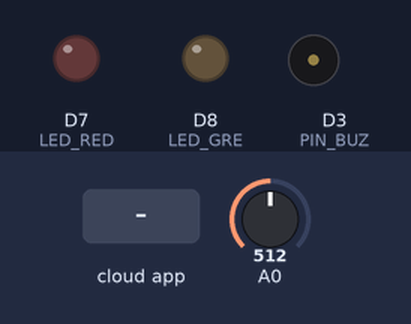
Bench run of a sketch on a simulated ESP8266 (NodeMCU). On the bench: output pins drawn as LEDs (lit = HIGH), buzzer (waves = sounding, pin HIGH). Inputs (shaded band) come from the test bench; at power-on: A0 = 512. WiFi joins after 1.5 s; servers stay silent unless stated; the Firebase database answers and starts empty; what the sketch prints to the serial monitor is not drawn.

Above: at 2.7 s.
2.8 s: the phone or cloud app sets Green to 1
At 6.6 s:
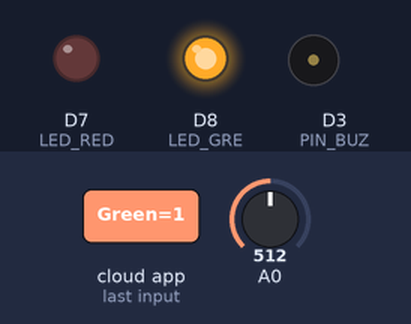
11.9 s: the phone or cloud app sets Red to 1
At 12.9 s:
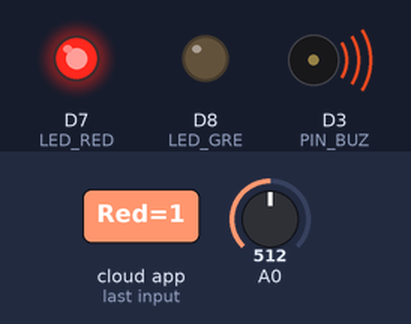
14.0 s: the phone or cloud app sets Red to 0
At 23.5 s:
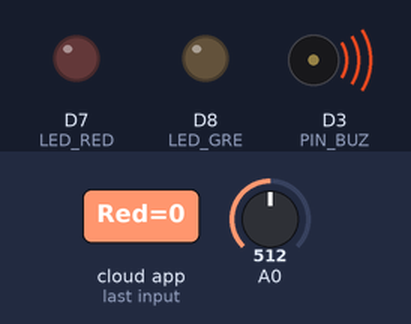
23.7 s: the phone or cloud app sets Green to 1
At 28.4 s:
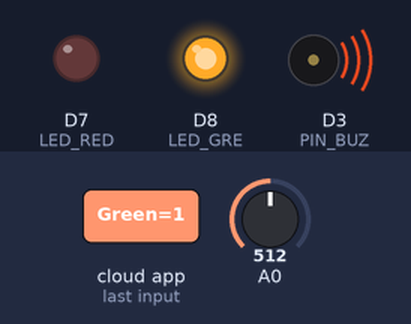
33.3 s: the phone or cloud app sets AUTO to true
At 48.3 s:
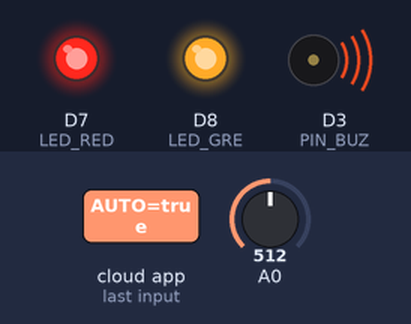
Timing chart, 0 to 49.8 s (numbered marks = the images above; inputs shaded):
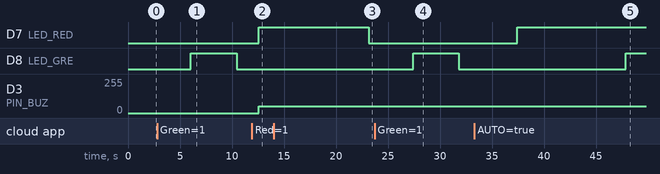

Measured:
- after the input at 2.8 s, D8 (LED_GRE): LOW → HIGH after 3.3 s, → LOW 4.4 s later
- after the input at 11.9 s, D7 (LED_RED): LOW → HIGH after 0.66 s; D3 (PIN_BUZ): 0/255 → 50/255 after 0.66 s
- after the input at 14.0 s, D7 (LED_RED): HIGH → LOW after 9.2 s
- after the input at 23.7 s, D8 (LED_GRE): LOW → HIGH after 3.7 s, → LOW 4.4 s later
- after the input at 33.3 s, D7 (LED_RED): LOW → HIGH after 4.1 s; D8 (LED_GRE): LOW → HIGH after 14.6 s

The sketch:

project.ino
```cpp
#include <ESP8266WiFi.h>
#include <FirebaseArduino.h>
#include "buzzer.h"

#define FIREBASE_HOST "skku-winter-iot-default-rtdb.firebaseio.com"
#define FIREBASE_AUTH ""                                  // 데이터베이스 접속 키
#define WIFI_SSID "203_2G"                            // 와이파이 SSID
#define WIFI_PASSWORD "0000005F57*"

#define PIN_BUZ D3
#define LED_RED D7
#define LED_GRE D8

int POWER = 0;
int ArraySize = sizeof(jinglebell_M)/sizeof(int);

void setup() {
  Serial.begin(9600);

  //와이파이 연결
  WiFi.begin(WIFI_SSID, WIFI_PASSWORD);
  Serial.print("connecting");
  while (WiFi.status() != WL_CONNECTED) {
  Serial.print(".");
  delay(500);
  }
  Serial.println();
  Serial.print("connected: ");

  //파이어베이스 연결
  Firebase.begin(FIREBASE_HOST, FIREBASE_AUTH);

  //핀모드 설정
  pinMode(LED_RED,OUTPUT);
  pinMode(LED_GRE,OUTPUT);
  pinMode(PIN_BUZ, OUTPUT);


  //전기장판단계 설정 0 = OFF 1 = 30 2부터 2씩 증가 최대 7 단계
}
void BuzzerPlay(int PIN, int FREQ, int LENGTH)
{ // BuzzerPlay( , [Hz], [ms])
  int duty_cycle = 50;
  if(FREQ == 0)
  {
    noTone(PIN);
  }
  else
  {
    analogWriteFreq(FREQ);
    analogWrite(PIN, duty_cycle);
  }
  delay(LENGTH*250);
}
void loop() {
  //온도 변환
  float temp1 = analogRead(A0);
  temp1 = round((temp1*320/1024 - 50)*10)/10;

/* 온도센서를 2개 사용할수 있다면 다른 하나는 전기장판의 온도를 읽어온다.
  float temp2 = analogRead(A1);
  temp2 = round((temp*320/1024 - 50)*10)/10;
  float temp_Set = Firebase.getString("temp_Set").substring(2,Firebase.getString("temp_Set").length()-2).toFloat()
*/
  digitalWrite(LED_GRE, Firebase.getInt("Green"));
  digitalWrite(LED_RED, Firebase.getInt("Red"));

  //파이어베이스에 데이터 전송
  Firebase.setFloat("Temperature", temp1);
  Firebase.setInt("Power", POWER);

  //파이어베이스로부터 데이터를 전송받아서 처리함

  //AUTO 모드일때 동작
  if(Firebase.getString("AUTO") == "true"){
    Firebase.setInt("Green", 1);
    if (temp1 >= 39.5){
      POWER = 0;
      Firebase.setInt("Red", 1);
    }
    else if (temp1 >= 39){
      POWER = 0;
      Firebase.setInt("Red", 0);
    }
    else if (temp1 >= 38.5){
      POWER = 1;
      Firebase.setInt("Red", 0);
    }
    else if (temp1 >= 38) {
      POWER = 2;
      Firebase.setInt("Red", 0);
    }
    else if (temp1 >= 37.5){
      POWER = 3;
      Firebase.setInt("Red", 0);
    }
    else if (temp1 >= 37){
      POWER = 4;
      Firebase.setInt("Red", 0);
    }
    else if (temp1 >= 36.5){
      POWER = 5;
      Firebase.setInt("Red", 0);
    }
    else if (temp1 >= 36) {
      POWER = 6;
      Firebase.setInt("Red", 0);
    }
    else if (temp1 >= 35.5){
      POWER = 7;
      Firebase.setInt("Red", 0);
    }
    else {
      POWER = 0;
      Firebase.setInt("Red", 1);
    }


  }
    /* 전기장판 온도에 따른 온도 조절
  else if {Firebase.getString("Temp_Mode") == "true")
  {
    if (temp2 >= 50){
      POWER = 0;
      Firebase.setInt("Red", 1);
    }
    else if (temp2 >= temp_Set + 3){
      POWER = 0;
    }
    else if (temp2 >= temp_Set + 2){
      POWER = 1;
    }
    else if (temp2 >= temp_Set + 1){
      POWER = 2;
      }
    else if (temp2 >= temp_Set){
      POWER = 3;
      }
    else if (temp2 >= temp_Set - 1){
      POWER = 4;
      }
    else if (temp2 >= temp_Set - 2){
      POWER = 5;
      }
    else if (temp2 >= temp_Set - 3){
      POWER = 6;
      }
    else {
      POWER = 7;
    }
  }
     */
//Manual 모드에서의 동작
  else{
    Firebase.setInt("Green", 0);
    if (Firebase.getString("POWER").toFloat()>= 70.0){
      POWER = 7;
    }
    else if (Firebase.getString("POWER").toFloat() >= 60.0){
      POWER = 6;
    }
    else if (Firebase.getString("POWER").toFloat() >= 50.0){
      POWER = 5;
    }
    else if (Firebase.getString("POWER").toFloat() >= 40.0){
      POWER = 4;
    }
    else if (Firebase.getString("POWER").toFloat() >= 30.0){
      POWER = 3;
    }
    else if (Firebase.getString("POWER").toFloat() >= 20.0){
      POWER = 2;
    }
    else if (Firebase.getString("POWER").toFloat() >= 10.0){
      POWER = 1;
    }
    else{
      POWER = 0;
    }
  }

  //안전 동작은 AUTO 모드 여부와 관계없이 동작 및 부저 작동
  if (Firebase.getInt("Red") == 1){
    POWER = 0;
    digitalWrite(LED_RED, Firebase.getInt("Red"));
    for(int i=0; i<ArraySize; i++){
      BuzzerPlay(PIN_BUZ, jinglebell_M[i],jinglebell_R[i]);
    }
  }
  Firebase.setInt("Power", POWER);
// 알람작동 시간을 firebase로부터 받아오지만, 아두이노에서도 받아오게 만들수 있다.
  if (Firebase.getString("Alarm") == "true"){
    if(Firebase.getString("Hours").toFloat() == Firebase.getString("hours").substring(2,Firebase.getString("hours").length()-2).toFloat() || Firebase.getString("Minutes").toFloat() == Firebase.getString("minutes").substring(2,Firebase.getString("minutes").length()-2).toFloat()){
        for(int i=0; i<ArraySize; i++){
          BuzzerPlay(PIN_BUZ, jinglebell_M[i],jinglebell_R[i]);
        }
    }
  }

  delay(2000);

}
```

buzzer.h
```cpp
#define NOTE_B0  31
#define NOTE_C1  33
#define NOTE_CS1 35
#define NOTE_D1  37
#define NOTE_DS1 39
#define NOTE_E1  41
#define NOTE_F1  44
#define NOTE_FS1 46
#define NOTE_G1  49
#define NOTE_GS1 52
#define NOTE_A1  55
#define NOTE_AS1 58
#define NOTE_B1  62
#define NOTE_C2  65
#define NOTE_CS2 69
#define NOTE_D2  73
#define NOTE_DS2 78
#define NOTE_E2  82
#define NOTE_F2  87
#define NOTE_FS2 93
#define NOTE_G2  98
#define NOTE_GS2 104
#define NOTE_A2  110
#define NOTE_AS2 117
#define NOTE_B2  123
#define NOTE_C3  131
#define NOTE_CS3 139
#define NOTE_D3  147
#define NOTE_DS3 156
#define NOTE_E3  165
#define NOTE_F3  175
#define NOTE_FS3 185
#define NOTE_G3  196
#define NOTE_GS3 208
#define NOTE_A3  220
#define NOTE_AS3 233
#define NOTE_B3  247
#define NOTE_C4  262
#define NOTE_CS4 277
#define NOTE_D4  294
#define NOTE_DS4 311
#define NOTE_E4  330
#define NOTE_F4  349
#define NOTE_FS4 370
#define NOTE_G4  392
#define NOTE_GS4 415
#define NOTE_A4  440
#define NOTE_AS4 466
#define NOTE_B4  494
#define NOTE_C5  523
#define NOTE_CS5 554
#define NOTE_D5  587
#define NOTE_DS5 622
#define NOTE_E5  659
#define NOTE_F5  698
#define NOTE_FS5 740
#define NOTE_G5  784
#define NOTE_GS5 831
#define NOTE_A5  880
#define NOTE_AS5 932
#define NOTE_B5  988
#define NOTE_C6  1047
#define NOTE_CS6 1109
#define NOTE_D6  1175
#define NOTE_DS6 1245
#define NOTE_E6  1319
#define NOTE_F6  1397
#define NOTE_FS6 1480
#define NOTE_G6  1568
#define NOTE_GS6 1661
#define NOTE_A6  1760
#define NOTE_AS6 1865
#define NOTE_B6  1976
#define NOTE_C7  2093
#define NOTE_CS7 2217
#define NOTE_D7  2349
#define NOTE_DS7 2489
#define NOTE_E7  2637
#define NOTE_F7  2794
#define NOTE_FS7 2960
#define NOTE_G7  3136
#define NOTE_GS7 3322
#define NOTE_A7  3520
#define NOTE_AS7 3729
#define NOTE_B7  3951
#define NOTE_C8  4186
#define NOTE_CS8 4435
#define NOTE_D8  4699
#define NOTE_DS8 4978

int Korean_National_Anthem_M[] =
{
  NOTE_G4, NOTE_C5, NOTE_B4, NOTE_A4,
  NOTE_C5, NOTE_G4, NOTE_E4, NOTE_G4,
  NOTE_C5, NOTE_D5, NOTE_E5, NOTE_F5, NOTE_E5,
  NOTE_D5, 0,
  NOTE_G5, NOTE_F5, NOTE_E5, NOTE_D5,
  NOTE_C5, NOTE_B4, NOTE_A4, NOTE_G4, NOTE_E4,
  NOTE_G4, NOTE_C5, NOTE_D5, NOTE_D5, NOTE_E5,
  NOTE_C5, 0,
  NOTE_B4, NOTE_C5, NOTE_D5, NOTE_B4,
  NOTE_E5, NOTE_F5, NOTE_G5, NOTE_E5,
  NOTE_D5, NOTE_C5, NOTE_B4, NOTE_C5,
  NOTE_D5, 0,
  NOTE_G5, NOTE_F5, NOTE_E5, NOTE_D5,
  NOTE_C5, NOTE_B4, NOTE_A4, NOTE_G4, NOTE_E4,
  NOTE_G4, NOTE_C5, NOTE_D5, NOTE_D5, NOTE_E5,
  NOTE_C5, 0
};
int Korean_National_Anthem_R[] =
{
  2, 3, 1, 2,
  2, 2, 2, 2,
  2, 1, 1, 3, 1,
  6, 2,
  3, 1, 2, 2,
  2, 1, 1, 2, 2,
  2, 2, 1, 1, 2,
  6, 2,
  3, 1, 2, 2,
  3, 1, 2, 2,
  2, 2, 2, 2,
  6, 2,
  3, 1, 2, 2,
  2, 1, 1, 2, 2,
  2, 2, 1, 1, 2,
  6, 2
};

int jinglebell_M[] = {
  NOTE_G4, NOTE_E5, NOTE_D5, NOTE_C5, NOTE_G4, 0,
  NOTE_G4, NOTE_E5, NOTE_D5, NOTE_C5, NOTE_A4, 0,
  NOTE_A4, NOTE_F5, NOTE_E5, NOTE_D5, NOTE_B4, 0,
  NOTE_G5, NOTE_G5, NOTE_F5, NOTE_D5, NOTE_E5, NOTE_C5,0
  };
int jinglebell_R[] =
{
  1,1,1,1,3,1,
  1,1,1,1,3,1,
  1,1,1,1,3,1,
  1,1,1,1,2,1,1
};
```
